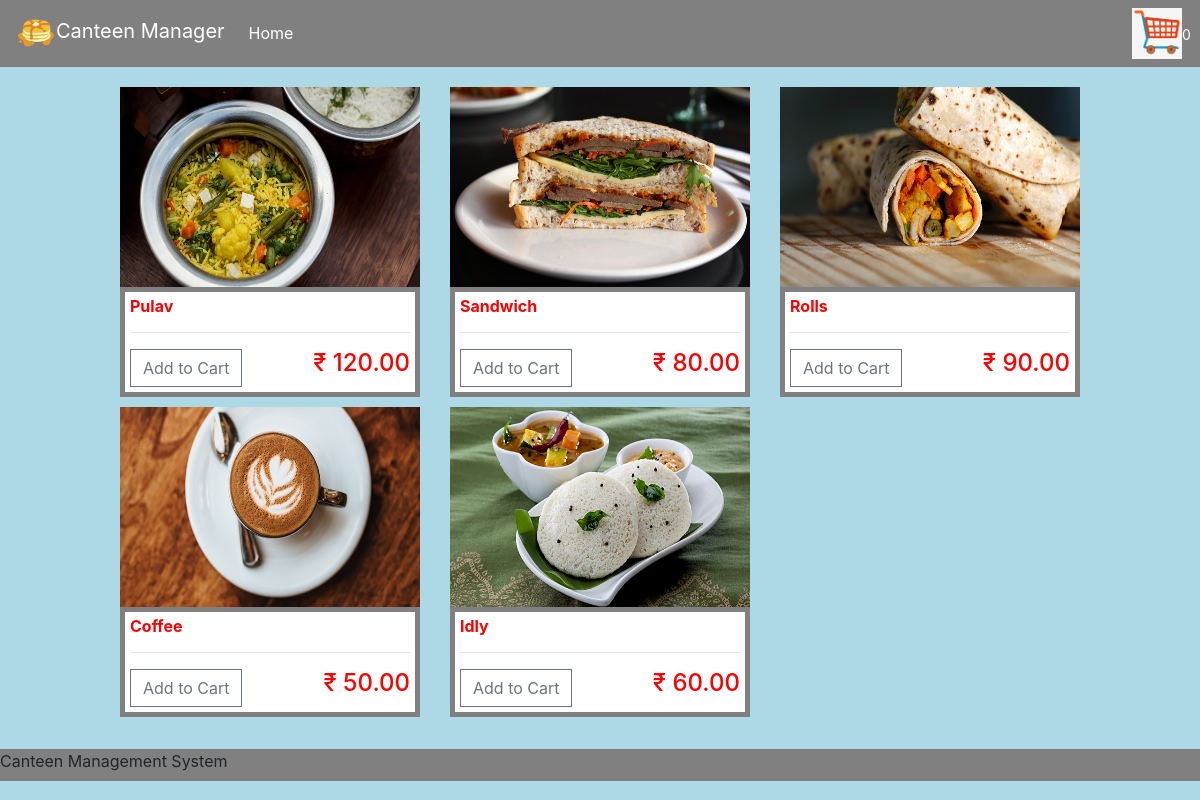
Page /breakfast/ on the committed database.
### food/models.py (models this page shows, shortened)
class Product(models.Model):
    CATEGORY = (
        ('Breakfast', 'Breakfast'),
        ('Lunch', 'Lunch'),
        ('Dinner', 'Dinner'),
        ('Todayspl', 'Todays special'),
    )
    name = models.CharField(max_length=200, null=True)
    price = models.DecimalField(max_digits=7, decimal_places=2)
    category = models.CharField(max_length=200, null=True, choices=CATEGORY)
    image = models.ImageField(null=True, blank=True)
    @property
    def ImageURL(self):
        try:
            url = self.image.url
        except:
            url = ''
        return url

### food/views.py (the view)
# urls.py: path('breakfast/', views.breakfast, name="breakfast"),
def breakfast(request):
    data = cartData(request)
    cartItems = data['cartItems']
    products = Product.objects.all()
    context = {'products': products, 'cartItems': cartItems}
    return render(request, 'food/breakfast.html',context)

### food/utils.py (called while the page is built, shortened)
def cookieCart(request):
    try:
        cart = json.loads(request.COOKIES['cart'])
    except:
        cart = {}
    print('Cart:', cart)
    items = []
    order = {'get_cart_total': 0, 'get_cart_items': 0, 'shipping': False}
    cartItems = order['get_cart_items']
    return {'items': items, 'order': order, 'cartItems': cartItems}

def cartData(request):
    if request.user.is_authenticated:
        customer = request.user.customer
        order, created = Order.objects.get_or_create(
            customer=customer, complete=False)
        items = order.orderitem_set.all()
        cartItems = order.get_cart_items
    else:
        cookieData = cookieCart(request)
        cartItems = cookieData['cartItems']
        order = cookieData['order']
        items = cookieData['items']
    return {'items': items, 'order': order, 'cartItems': cartItems}

### food/templates/food/breakfast.html
{% extends 'food/main.html' %}
{% load static %}
{% block breakfast %}
<div class="row row1">
    {% for product in products %}
    {% if product.category == 'Breakfast' %}
    <div class="col-lg-4">
        <img class="thumbnail" src="{{product.ImageURL}}">
        <div class="box-element product">
            <h6><strong>{{product.name}}</strong></h6>
            <hr>
            <button data-product={{product.id}} data-action="add" class="btn btn-outline-secondary add-btn update-cart">Add to Cart</button>
            <h4 style="display: inline-block;float:right">₹ {{product.price|floatformat:2}}</h4>
        </div>
    </div>
    {% endif %}
    {% endfor %}
</div>
{% endblock %}

### food/templates/food/main.html (shortened to what this page needs)
<!DOCTYPE html>
{% load static %}
<html lang="en">
  <head>
    <link
      rel="stylesheet"
      href="https://stackpath.bootstrapcdn.com/bootstrap/4.5.2/css/bootstrap.min.css"
    />
    <link href="https://maxcdn.bootstrapcdn.com/font-awesome/4.3.0/css/font-awesome.min.css" rel="stylesheet">
    <link rel="stylesheet" type="text/css" href="{% static 'css/main.css' %}" />
  </head>
  <body>
    <nav class="navbar navbar-expand-lg navbar-dark bg-dark">
      {% if not user.is_staff %}
      <a class="navbar-brand" href="{% url 'menu' %}">
        <img src="{% static 'images/logo.jpg' %}" class="img-responsive"/>Canteen Manager</a>
        {% else %}
        <a class="navbar-brand" href="{% url 'dashboard' %}">
          <img src="{% static 'images/logo.jpg' %}" class="img-responsive" />Canteen</a>
        {% endif %}
      <div  class="collapse navbar-collapse" id="navbarSupportedContent">
        <ul  class="navbar-nav mr-auto">
          <li class="nav-item active">
            {% if not user.is_staff %}
            <a class="nav-link" href="{% url 'menu' %}">Home <span class="sr-only">(current)</span></a>
            {% else %}
            <a class="nav-link" href="{% url 'dashboard' %}">Home <span class="sr-only">(current)</span></a>
            {%endif%}
          </li>
        </ul>
        <div class="form-inline my-2 my-lg-0">
          {% if not user.is_staff %}
          <a href="{% url 'cart'  %}">
            <img id="cart-icon" src="{% static 'images/cart.png' %}" />
          </a>
          <p id="cart-total">{{cartItems}}</p>
          {% endif %}
        </div>
      </div>
    </nav>
    {%block breakfast%}
    {% endblock %}
    <footer class="footer">
      <p id="foo">Canteen Management System</p>
    </footer>
  </body>
</html>

### static/css/main.css (style rules this page uses)
body { background-color: lightblue; }
h1,h2,h3,h4,h5,h6 { color:red; }
.box-element { background-color: white; padding: 10px; margin: 0; border: 5px solid grey; padding: 5px; }
.row1 { padding: 10px 10% 2em 10%; }
.thumbnail { width: 100%; height: 200px; }
.bg-dark { background-color: grey!important; }
#cart-icon { width:50px; display: inline-block; margin-left: 5px; }
#cart-total { display: block; text-align: center; color:#fff; background-color: #ea545f; width: 2px; height: 2px; font-size: 14px; }
.col-lg-4, .col-lg-6, .col-lg-8, .col-lg-12 { margin-top: 10px; }
.btn { border-radius: 0px; }
.img-responsive { height: auto; width: auto; max-height: 40px; max-width: 250px; }
.footer { width: 100vw; height: 2rem; background: grey; margin-top: auto; }

### rows in the picture
Product: ImageURL (picture), name "Pulav", price "120.00"
Product: ImageURL (picture), name "Sandwich", price "80.00"
Product: ImageURL (picture), name "Rolls", price "90.00"
Product: ImageURL (picture), name "Coffee", price "50.00"
Product: ImageURL (picture), name "Idly", price "60.00"

### other values in the picture
{{ cartItems }} "0"
